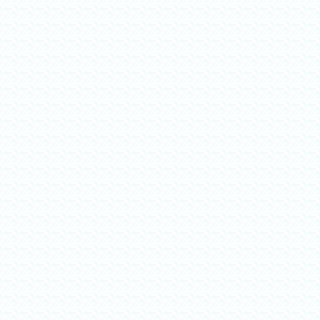

The image is a tile-based game level rendered from a .tmx file. Its description and source (layers, tilesets, objects; grid data summarised) follow:
An orthogonal 20x20 tile map with 16x16 px tiles, 1 tile layer (Tile Layer 1).

<map version="1.5" tiledversion="1.7.2" orientation="orthogonal" renderorder="right-down" width="20" height="20" tilewidth="16" tileheight="16" infinite="0" nextlayerid="2" nextobjectid="1">
 <tileset firstgid="1" source="16x16-overworld.tsx" />
 <layer id="1" name="Tile Layer 1" width="20" height="20">
  <data>[400 cells, 400 non-empty, 1 distinct tile ids]</data>
 </layer>
</map>
